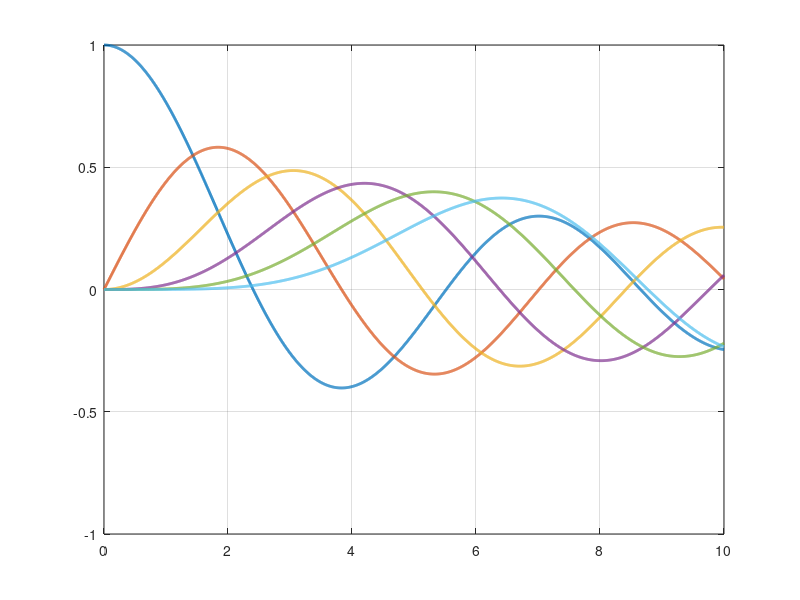

MATLAB code to generate this figure: (Note: this script raises an error after producing the figure.)
clear; close all; clc; 
% Parameters 
xMin   = 0;        % lower bound of x 
xMax   = 10;       % upper bound of x 
Nx     = 2000;     % number of samples 
orders = 0:5;      % Bessel orders 
% x-axis 
x = linspace(xMin, xMax, Nx); 
% Figure 
figure('Color','w','Name','Bessel J0..J5');  
hold on; grid on; box on; 
 
lw = 2;            % line width 
for n = orders 
    plot(x, besselj(n, x), 'LineWidth', lw, ... 
        'DisplayName', sprintf('J_{%d}(x)', n)); 
end 
% Reference line 
yline(0, 'k--', 'LineWidth', 1); 
% Labels and formatting 
title('Bessel Functions $J_0(x)$ to $J_5(x)$', 'Interpreter', 'latex'); 
xlabel('$x$', 'Interpreter', 'latex'); 
ylabel('$J_n(x)$', 'Interpreter', 'latex'); 
legend('Location','northeastoutside'); 
xlim([xMin xMax]); 
